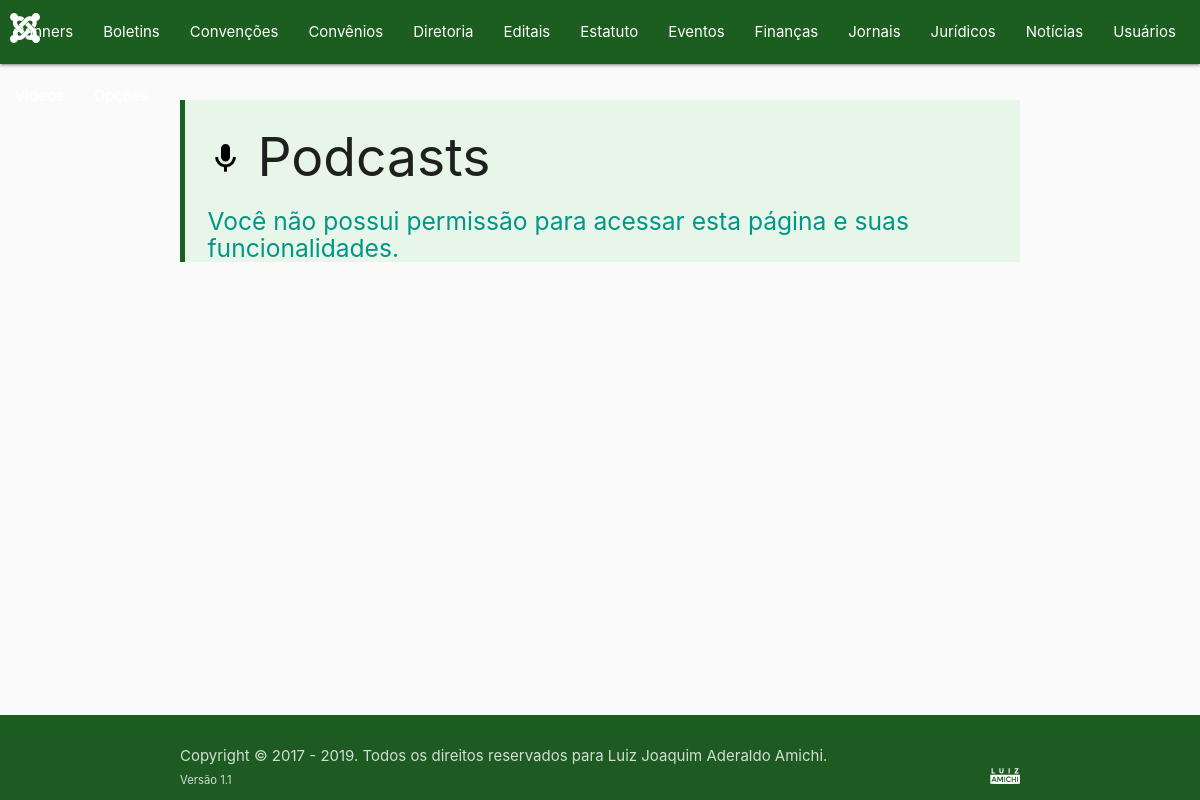
The app's page /sgc/panel.php?action=list&page=podcasts (signed in), older data.
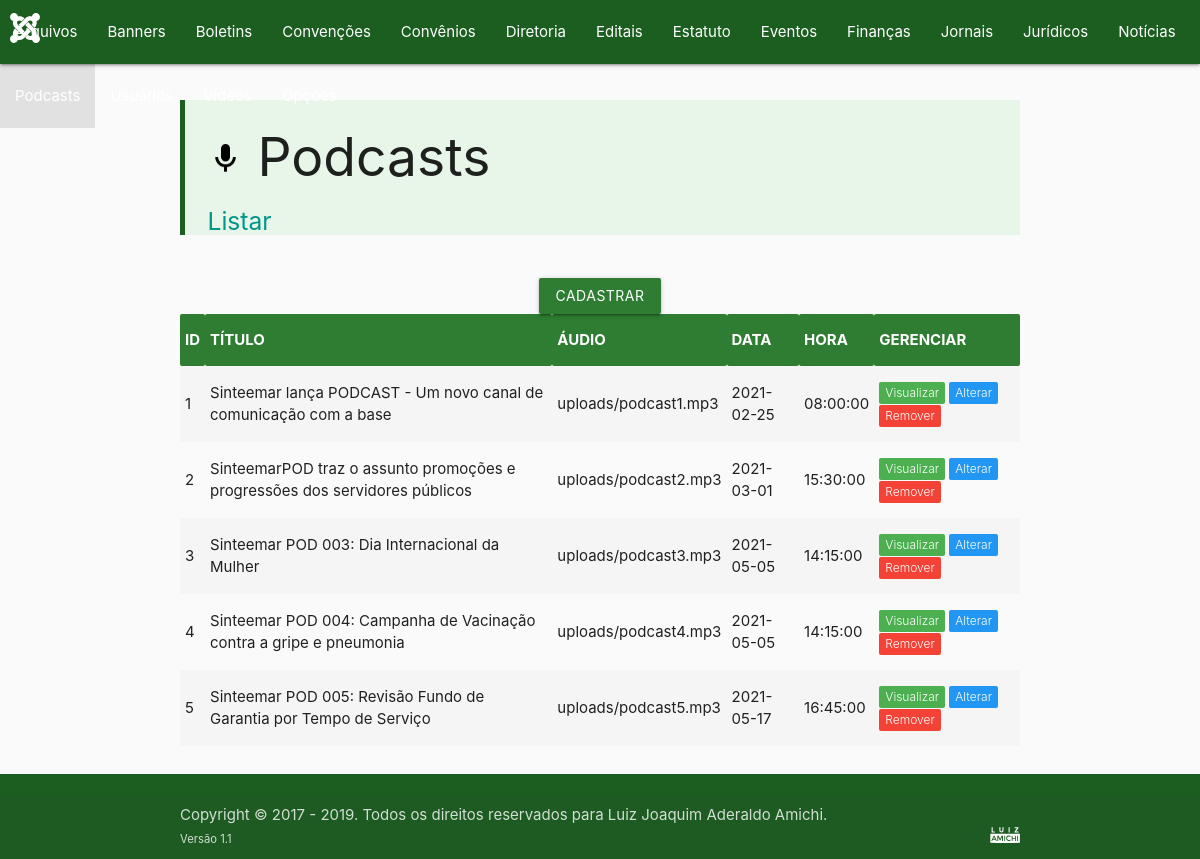
The same page, newer data.
### tables this page shows
CREATE TABLE IF NOT EXISTS `PODCASTS` (
	`ID` INT NOT NULL AUTO_INCREMENT PRIMARY KEY,
	`TITULO` VARCHAR(128) NOT NULL,
	`AUDIO` VARCHAR(64) NOT NULL,
	`DATA` DATE NOT NULL,
	`HORA` TIME NOT NULL
);

### sgc/models/podcasts.php (called while the page is built, shortened)
<?php
	$title = 'Podcasts';
	$favicon = 'img/models/podcast.png';
	$table = 'PODCASTS';
	$columns = array(
		'ID'=> array('default'=> 1, 'domain'=> 'integer', 'label'=> 'ID', 'name'=> 'id', 'unique'=> true),
		'TITULO'=> array('default'=> '', 'domain'=> 'string', 'label'=> 'TÍTULO', 'name'=> 'titulo', 'unique'=> false),
		'AUDIO'=> array('default'=> '', 'domain'=> 'string', 'label'=> 'ÁUDIO', 'name'=> 'audio', 'unique'=> false),
		'DATA'=> array('default'=> date('Y-m-d'), 'domain'=> 'string', 'label'=> 'DATA', 'name'=> 'data', 'unique'=> false),
		'HORA'=> array('default'=> date('H:i'), 'domain'=> 'string', 'label'=> 'HORA', 'name'=> 'hora', 'unique'=> false),
	);
	$view = array(
		'ID'=> array('tag'=> 'p'),
		'TITULO'=> array('tag'=> 'p'),
		'AUDIO'=> array('tag'=> 'audio'),
		'DATA'=> array('tag'=> 'p'),
		'HORA'=> array('tag'=> 'p'),
	);
	$list = $view;
?>

### sgc/dao.php (called while the page is built, shortened)
<?php
	function mysql() {
		$host = 'sinteemar.com.br';
		$user = 'sint';
		$password = 'Senha do banco de dados';
		$name = 'sint_2019';
		try {
			$connection = new mysqli($host, $user, $password, $name);
			$connection->set_charset('utf8');
		}
		catch(Exception $e) {
			$connection = null;
		}
		finally {
			return $connection;
		}
	}
	function sql_read($table, $condition=null, $unique=false) {
		$query = 'SELECT @ROW_NUMBER:=@ROW_NUMBER+1 AS ROWNUM, 1 FIX, ' . $table . '.* FROM ' . $table . ', (SELECT @ROW_NUMBER:=0) AS RN ' . ($condition ? ' WHERE ' . $condition : '') . ';';
		$rows = null;
		if($sql = mysql()) {
			try {
				$result = $sql->query($query);
				if($result->num_rows == 0)
					$rows = array();
				elseif($result->num_rows == 1)
					$rows = $unique ? $result->fetch_assoc() : array($result->fetch_assoc());
				else
					$rows = $unique ? $result->fetch_all(MYSQLI_ASSOC)[0] : $result->fetch_all(MYSQLI_ASSOC);
			}
			finally {
				mysqli_close($sql);
			}
		}
		return $rows;
	}
?>

### sgc/panel.php (the view, shortened to what the rows shown need)
<?php
	$actions = array('list', 'insert', 'update', 'view');
	$pages = array_slice(scandir('models'), 2);
	$action = filter_input(INPUT_GET, 'action', FILTER_SANITIZE_STRING, FILTER_FLAG_STRIP_LOW);
	$page = filter_input(INPUT_GET, 'page', FILTER_SANITIZE_STRING, FILTER_FLAG_STRIP_LOW);
	require('dao.php');
	if(in_array($action, $actions) && in_array($page . '.php', $pages)) {
		if(!$user[$table]) {
			$action = 'blocked';
		}
	}
?>
<!DOCTYPE html>
<html lang="pt-br">
<head>
	<link href="../css/materialize.min.css" rel="stylesheet" type="text/css"/>
<?php
	if(isset($action) && strcmp($action, 'list') == 0) {
?>
	<link href="../css/datatables.min.css" rel="stylesheet" type="text/css"/>
<?php
	}
	elseif(isset($action) && in_array($action, array('insert', 'update'))) {
?>
	<link href="../css/richtext.min.css" rel="stylesheet" type="text/css"/>
	<link href="../css/fontawesome.min.css" rel="stylesheet" type="text/css"/>
<?php
	}
?>
</head>
<body class="grey lighten-5">
	<div class="container" style="margin-bottom: 90px;">
		<blockquote class="green lighten-5">
			<h2>
<?php
	if(isset($favicon) && file_exists('../' . $favicon)) {
?>
				<img alt="<?= $title ?>" class="image" src="../<?= $favicon ?>" width="35"/>
<?php
	}
?>
				<?= $title ?>
			</h2>
		</blockquote>
		<br/>
<?php
	if(strcmp($action, 'help') == 0) {
		foreach($pages as $p) {
			include('models/' . $p);
?>
		<h5 id="<?= strtolower($table) ?>"><?= $title ?></h5>
		<p><em><a class="teal-text" href="?action=list&page=<?= strtolower($table) ?>">Visualizar</a></em></p>
<?php
			foreach($columns as $c => $column) {
?>
		<p><b><?= $column['label'] ?></b>: <?= str_replace(' ,', '', trim(implode(', ', [isset($insert[$c]['type']) ? ['checkbox'=> 'caixa de seleção', 'date'=> 'data', 'email'=> 'e-mail', 'file'=> 'arquivo', 'number'=> 'número', 'password'=> 'senha', 'tel'=> 'telefone', 'text'=> 'texto', 'time'=> 'horário', 'url'=> 'URL'][$insert[$c]['type']] : ['a'=> 'âncora', 'audio'=> 'áudio', 'iframe'=> 'quadro', 'img'=> 'imagem', 'input'=> 'campo', 'p'=> 'parágrafo', 'select'=> 'selecionador', 'textarea'=> 'área de texto'][$insert[$c]['tag']], isset($columns[$c]['unique']) && $columns[$c]['unique'] ? 'único' : '', isset($insert[$c]['attributes']['required']) ? 'obrigatório' : '', isset($insert[$c]['attributes']['maxlength']) ? 'tamanho máximo de ' . $insert[$c]['attributes']['maxlength'] . ' caracteres' : '', isset($insert[$c]['attributes']['minlength']) ? 'tamanho mínimo de ' . $insert[$c]['attributes']['minlength'] . ' caracteres' : '']), ' ,')) ?>.</p>
<?php
			}
?>
		<hr/>
<?php
		}
	}
	elseif(strcmp($action, 'list') == 0) {
		$rows = (array) sql_read($table=$table, $condition=null, $unique=false);
?>
		<table class="highlight responsive-table striped table">
			<thead class="darken-3 green">
				<tr>
<?php
		foreach($list as $l => $field) {
?>
					<th class="white-text"><?= $columns[$l]['label'] ?></th>
<?php
		}
?>
					<th class="white-text">GERENCIAR</th>
				</tr>
			</thead>
			<tbody>
<?php
		foreach($rows as $row) {
?>
				<tr>
<?php
			foreach($list as $l => $field) {
?>
					<td><?= isset($columns[$l]['mask']) ? $columns[$l]['mask'][$row[$l]] : strip_tags($row[$l]) ?></td>
<?php
			}
?>
					<td>
						<a href="panel.php?action=view&page=<?= $page ?>&column=id&value=<?= $row['ID'] ?>"><span class="badge green new" data-badge-caption="Visualizar"></span></a>
						<a href="panel.php?action=update&page=<?= $page ?>&column=id&value=<?= $row['ID'] ?>"><span class="badge blue new" data-badge-caption="Alterar"></span></a>
						<a data-id="<?= $row['ID'] ?>" data-page="<?= strtolower($table) ?>" data-table="<?= strtolower($title) ?>" href="#"><span class="badge new red" data-badge-caption="Remover"></span></a>
					</td>
				</tr>
<?php
		}
?>
			</tbody>
		</table>
		<br/>
<?php
	}
?>
	</div>
</body>
</html>

Row changes from the older to the newer data that the page shows:
added podcasts: ID "1", TITULO "Sinteemar lança PODCAST - Um novo canal de comunicação com a base", AUDIO "uploads/podcast1.mp3", DATA "2021-02-25", HORA "08:00:00"
added podcasts: ID "2", TITULO "SinteemarPOD traz o assunto promoções e progressões dos servidores públicos", AUDIO "uploads/podcast2.mp3", DATA "2021-03-01", HORA "15:30:00"
added podcasts: ID "3", TITULO "Sinteemar POD 003: Dia Internacional da Mulher", AUDIO "uploads/podcast3.mp3", DATA "2021-05-05", HORA "14:15:00"
added podcasts: ID "4", TITULO "Sinteemar POD 004: Campanha de Vacinação contra a gripe e pneumonia", AUDIO "uploads/podcast4.mp3", DATA "2021-05-05", HORA "14:15:00"
added podcasts: ID "5", TITULO "Sinteemar POD 005: Revisão Fundo de Garantia por Tempo de Serviço", AUDIO "uploads/podcast5.mp3", DATA "2021-05-17", HORA "16:45:00"
Text that changed along with them:
$subtitles[$action]: "Você não possui permissão para acessar esta página e suas funcionalidades." → "Listar"
new list line: "Arquivos"
new list line: "Podcasts"
text now shown: "CADASTRAR GERENCIAR"
new list line: "ID"
new list line: "TÍTULO"
new list line: "ÁUDIO"
new list line: "DATA"
new list line: "HORA"
list line gone: "Usuários"
